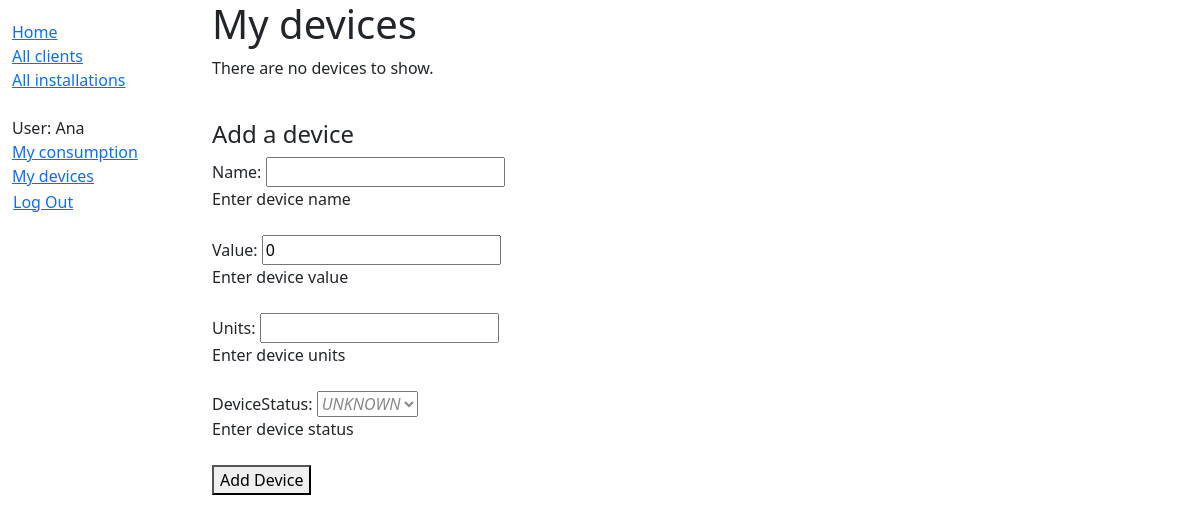
The page /ohmtimize/mydevices/ (signed in) on the database as committed earlier.
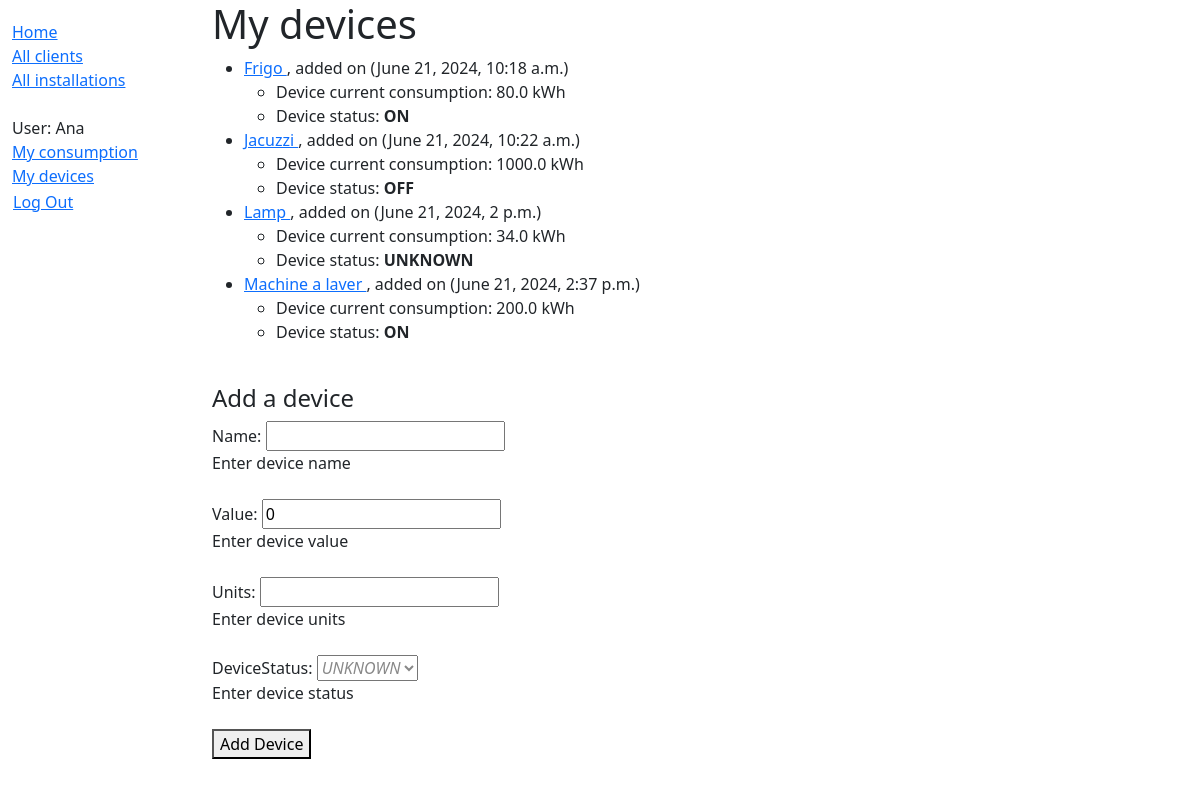
The same page on the database as committed later.
### ohmtimize/models.py (models this page shows, shortened)
class Device(models.Model):
    DEVICE_STATUS = [
        ('ON', 'ON'),
        ('OFF', 'OFF'),
        ('UNKNOWN', 'UNKNOWN'),
    ]
    user = models.ForeignKey(settings.AUTH_USER_MODEL, on_delete=models.SET_NULL, null=True, blank=True)
    name = models.CharField(max_length=100, help_text='Enter device name <br><br>')
    value = models.FloatField(help_text='Enter device value <br><br>', default=0)
    units = models.CharField(max_length=10, help_text='Enter device units <br><br>')
    dateTime = models.DateTimeField(auto_now_add=timezone.now)
    deviceStatus = models.CharField(max_length=7, choices=DEVICE_STATUS, default='UNKNOWN', help_text='Enter device status <br><br>')

### ohmtimize/views.py (the view, shortened to what this page needs)
# urls.py: path('mydevices/', views.DevicesByUserListView.as_view(), name='mydevices'),
class DevicesByUserListView(LoginRequiredMixin, generic.ListView):
    model = Device
    template_name = 'ohmtimize/device_list.html'
    def get_queryset(self):
        return Device.objects.filter(user=self.request.user)
    def get_context_data(self, **kwargs):
        context = super().get_context_data(**kwargs)
        if self.request.method == 'POST':
            context['form'] = AddDeviceForm(self.request.POST)
        else:
            context['form'] = AddDeviceForm()
        return context

### ohmtimize/forms.py (shortened to what this page needs)
class AddDeviceForm(forms.ModelForm):
    class Meta:
        model = Device
        fields = ['name', 'value', 'units', 'deviceStatus']
        widgets = {
            'deviceStatus': forms.Select(attrs={'class': 'help-msg'}),
        }

### ohmtimize/templates/ohmtimize/device_list.html (shortened to what this page needs)
{% extends "base_generic.html" %}
{% block content %}
    <h1>My devices</h1>
    {% if device_list %}
    <ul>
      {% for devi in device_list %}
      <li>
        <a href="{{ devi.get_absolute_url }}">{{ devi.name }} </a>, added on
        ({{ devi.dateTime }})
      </li>
      <ul>
        <li>Device current consumption: {{ devi.value }} {{ devi.units }}</li>
        <li>Device status: <b>{{ devi.deviceStatus }}</b></li>
      </ul>
      {% endfor %}
    </ul>
    {% else %}
      <p>There are no devices to show.</p>
    {% endif %}
    <br>
    <h4>Add a device</h4>
    <form method="post">
        {{ form.as_table }}
        <button type="submit">Add Device</button>
    </form>
{% endblock %}

### ohmtimize/templates/base_generic.html (shortened to what this page needs)
<!DOCTYPE html>
<html lang="en">
  <head>
    <link href="https://cdn.jsdelivr.net/npm/bootstrap@5.3.3/dist/css/bootstrap.min.css"
      rel="stylesheet"
>
    {% load static %}
    <link rel="stylesheet" href="{% static 'css/styles.css' %}" />
  </head>
  <body>
    <div class="container-fluid">
      <div class="row">
        <div class="col-sm-2">
          {% block sidebar %}
            <ul class="sidebar-nav">
              <li><a href="{% url 'index' %}">Home</a></li>
              <li><a href="{% url 'clients' %}">All clients</a></li>
              <li><a href="{% url 'installations' %}">All installations</a></li>
              <br>
              {% if user.is_authenticated %}
              <li>User: {{ user.get_username }}</li>
              <li><a href="{% url 'myconsumption' %}">My consumption</a></li>
              <li><a href="{% url 'mydevices' %}">My devices</a></li>
              <li>
                <form id="logout-form" method="post" action="{% url 'logout' %}">
                  <button type="submit" class="btn btn-link">Log Out</button>
                </form>
              </li>
              {% else %}
              <li><a href="{% url 'login' %}?next={{ request.path }}">Log In</a></li>
              {% endif %}
            </ul>
          {% endblock %}
        </div>
        <div class="col-sm-10 ">{% block content %}{% endblock %}
      </div>
    </div>
  </body>
</html>

### ohmtimize/static/css/styles.css (style rules this page uses)
.sidebar-nav { margin-top: 20px; padding: 0; list-style: none; }
#logout-form { display: inline; }
#logout-form button { padding: 0; margin: 0; }
.help-msg { color: #888; font-style: italic; width: fit-content; }

Rows that differ between the two databases and show on the page:
added Device: name "Frigo", dateTime "June 21, 2024, 10:18 a.m.", value "80.0", units "kWh", deviceStatus "ON"
added Device: name "Jacuzzi", dateTime "June 21, 2024, 10:22 a.m.", value "1000.0", units "kWh", deviceStatus "OFF"
added Device: name "Lamp", dateTime "June 21, 2024, 2 p.m.", value "34.0", units "kWh", deviceStatus "UNKNOWN"
added Device: name "Machine a laver", dateTime "June 21, 2024, 2:37 p.m.", value "200.0", units "kWh", deviceStatus "ON"
Other text that changed with them:
text no longer shown: "There are no devices to show."
